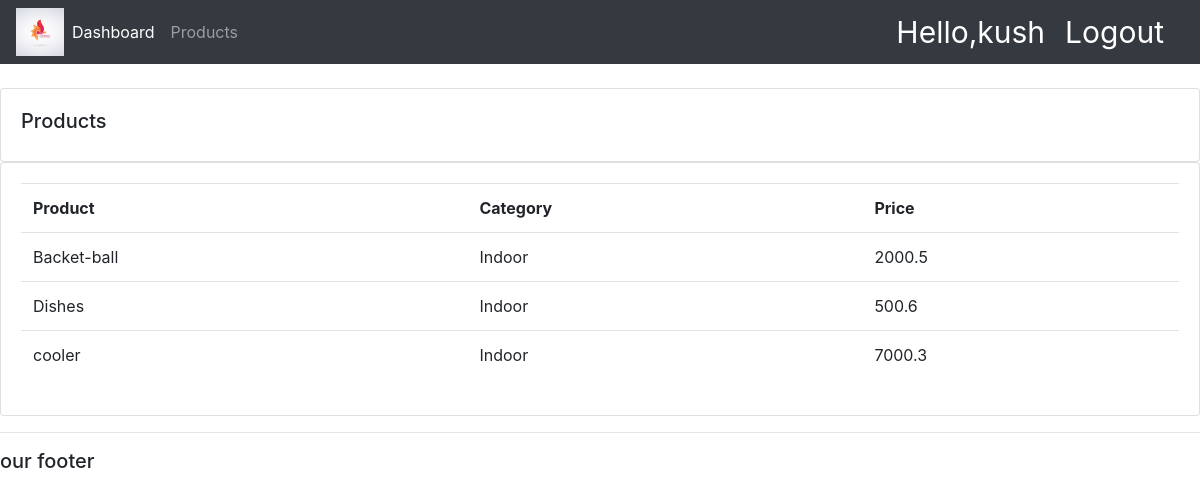
Screenshot of /products/ (signed in) with the database file from the repository.
### accounts/models.py (models this page shows, shortened)
class Product(models.Model):
    CATRGORY = (
        ('Indoor', 'Indoor'),
        ('Outdoor', 'Outdoor'),
    )
    name = models.CharField(max_length=200, null=True)
    price = models.FloatField(null=True)
    category = models.CharField(max_length=200, null=True, choices=CATRGORY)
    description = models.CharField(max_length=200, null=True, blank=True)
    date_created = models.DateTimeField(auto_now_add=True, null=True)
    tags = models.ManyToManyField(Tag)

### accounts/decorators.py (the view)
        def wrapper_func(request, *args, **kwrgs):
            group = None
            if request.user.groups.exists():
                group = request.user.groups.all()[0].name
            if group in allowed_roles:
               return view_func(request, *args, **kwrgs)
            else:
                return HttpResponse('You are not authorized to view this page')

### accounts/views.py (called while the page is built)
@login_required(login_url='login')
@allowed_users(allowed_roles=['admin'])
def products(request):
    products = Product.objects.all()
    return render(request, 'accounts/products.html', {'products':products})

### accounts/templates/accounts/products.html
{% extends 'accounts/main.html' %}
{% block content %}
  <br>
  <div class="row">
    <div class="col-md">
        <div class="card card-body">
            <h5>Products</h5>
        </div>
        <div class="card card-body">
            <table class="table">
                <tr>
                    <th>Product</th>
                    <th>Category</th>
                    <th>Price</th>
                </tr>
                {% for i in products %}
                 <tr>
                     <td>{{i.name}}</td>
                     <td>{{i.category}}</td>
                     <td>{{i.price}}</td>
                 </tr>
                {% endfor %}
            </table>
        </div>
    </div>
</div>
{% endblock %}

### accounts/templates/accounts/navbar.html (shortened to what this page needs)
{% load static %}
<nav class="navbar navbar-expand-lg navbar-dark bg-dark">
   <img src="{% static 'image/logo2.jpeg' %}">
    <div class="collapse navbar-collapse" id="navbarNav">
      <ul class="navbar-nav">
        {% if request.user.is_staff %}
        <li class="nav-item active">
          <a class="nav-link" href="{% url 'home' %}">Dashboard</a>
        </li>
        <li class="nav-item">
          <a class="nav-link" href="{% url 'products' %}">Products</a>
        </li>
        {% else %}
        <li class="nav-item">
          <a class="nav-link" href="{% url 'account' %}">Setting</a>
        </li>
        {% endif %}
      </ul>
    </div>
    <span class = "hello-msg">Hello,{{ request.user }}</span>
    <span><a class = "hello-msg" href="{% url 'logout' %}">Logout</a></span>
  </nav>

### accounts/templates/accounts/navbar.html (style rules this page uses)
.hello-msg { font-size: 30px; color: white; margin-right: 20px; }

### rows the page displays
Product: name "Backet-ball", category "Indoor", price "2000.5"
Product: name "Dishes", category "Indoor", price "500.6"
Product: name "cooler", category "Indoor", price "7000.3"

### other values shown
{{ request.user }} "kush"
